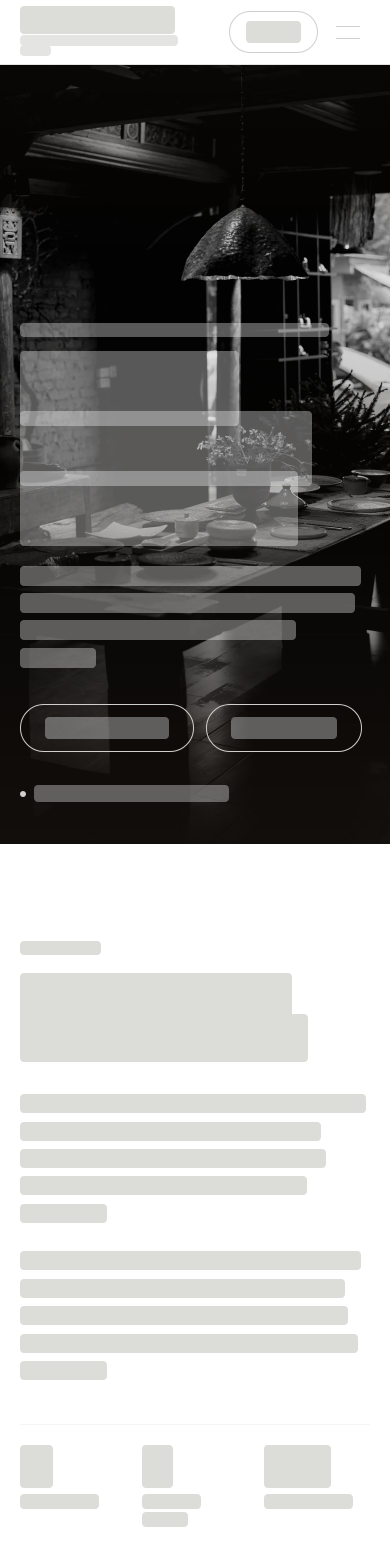
#> input picture video-tiktok/assets/stage-foto.jpg, 780 x 3120 px (shown at 1/2 size)
$ python sheet.py ../assets/stage-foto.jpg ../assets/map-crop.jpg 5
#> lines starting #> are read from the running program, lines starting #| are printed output that depends on the picture
"""Contact sheet di una cartella di fotogrammi 1080x1920, con le safe zone TikTok disegnate.
Uso: python sheet.py <cartella_o_lista_file> <output.jpg> [colonne]"""
import sys, os, glob
from PIL import Image, ImageDraw, ImageFont

src, out = sys.argv[1], sys.argv[2]
cols = int(sys.argv[3]) if len(sys.argv) > 3 else 6
files = sorted(glob.glob(os.path.join(src, "*.jpg"))) if os.path.isdir(src) else src.split(",")
files = [f for f in files if "contact" not in os.path.basename(f)]
W, H = 270, 480
rows = (len(files) + cols - 1) // cols
sheet = Image.new("RGB", (cols * (W + 8), rows * (H + 34)), (30, 30, 30))
#> sheet: PIL image 1390x514 RGB; every value is 30
try:
    font = ImageFont.truetype("arial.ttf", 20)
except OSError:
    font = ImageFont.load_default()
for i, f in enumerate(files):
    im = Image.open(f).convert("RGB").resize((W, H))
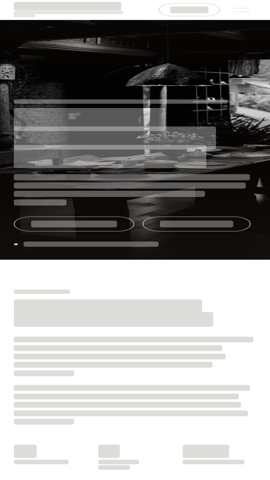
#> im: PIL image 270x480 RGB; mean R, G, B 146.5, 146, 144.5
    d = ImageDraw.Draw(im, "RGBA")
    s = W / 1080
    d.rectangle([0, 0, W, 150 * s], fill=(255, 0, 0, 40))
    d.rectangle([0, H - 380 * s, W, H], fill=(255, 0, 0, 40))
    d.rectangle([W - 140 * s, 0, W, H], fill=(255, 0, 0, 40))
    x, y = (i % cols) * (W + 8), (i // cols) * (H + 34)
    sheet.paste(im, (x, y + 30))
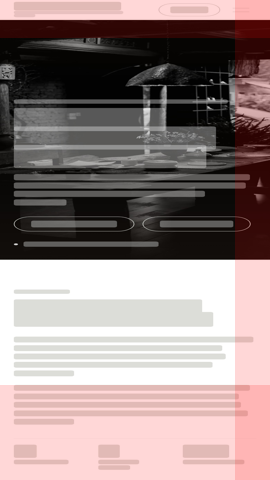
#> im: PIL image 270x480 RGB; mean R, G, B 150.4, 133.9, 132.4
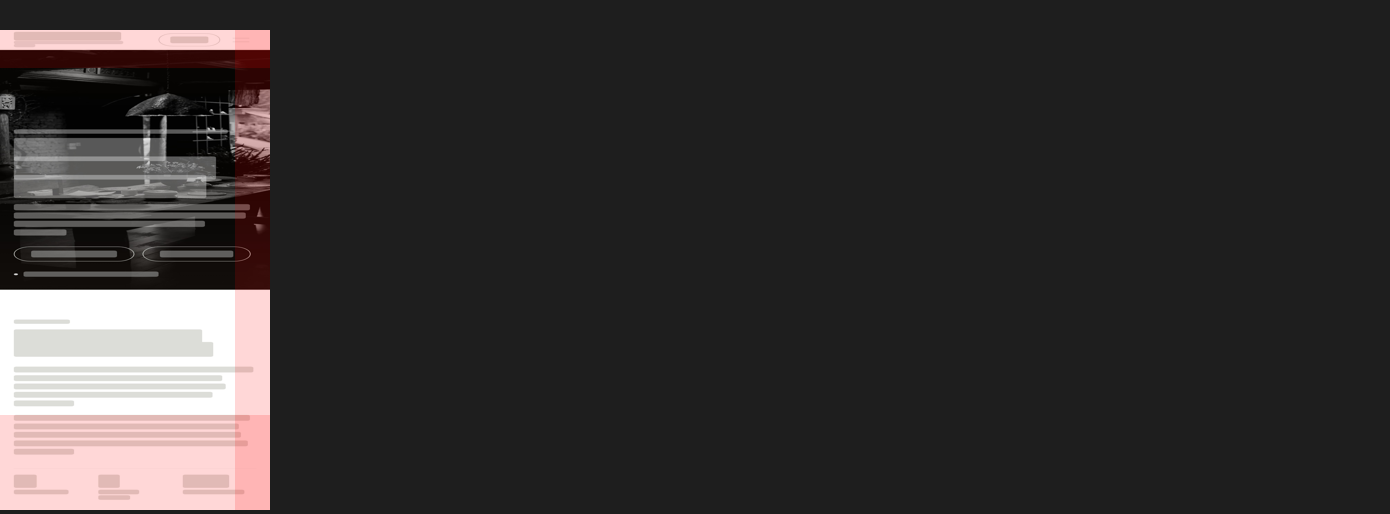
#> sheet: PIL image 1390x514 RGB; mean R, G, B 51.8, 48.8, 48.6
    ImageDraw.Draw(sheet).text((x + 4, y + 4), os.path.splitext(os.path.basename(f))[0] + " s", fill=(255, 220, 120), font=font)
sheet.save(out, quality=86)
print("contact sheet:", out, sheet.size)
#| contact sheet: ../assets/map-crop.jpg (1390, 514)

$ run again, on video-tiktok/assets/stage-colori.jpg
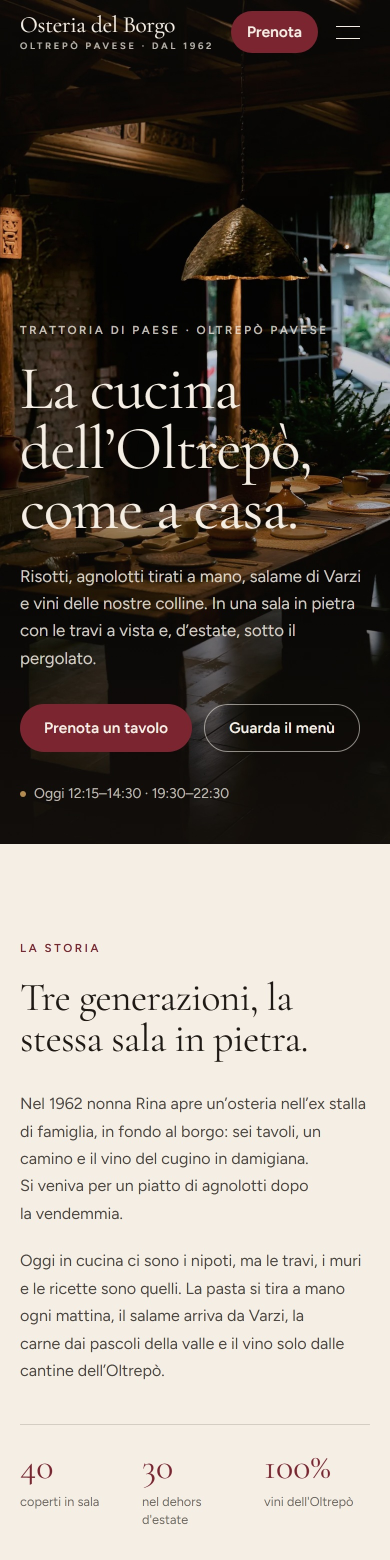
#> input picture video-tiktok/assets/stage-colori.jpg, 780 x 3120 px (shown at 1/2 size)
#> `sheet.paste(im, (x, y + 30))`:
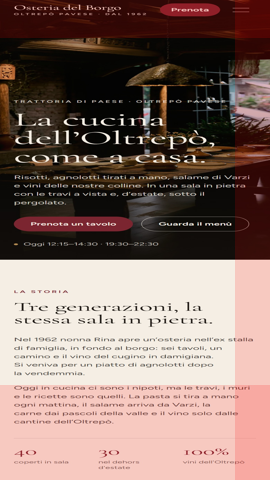
#> im: PIL image 270x480 RGB; mean R, G, B 136.7, 113.5, 105.8
#> `sheet.paste(im, (x, y + 30))`:
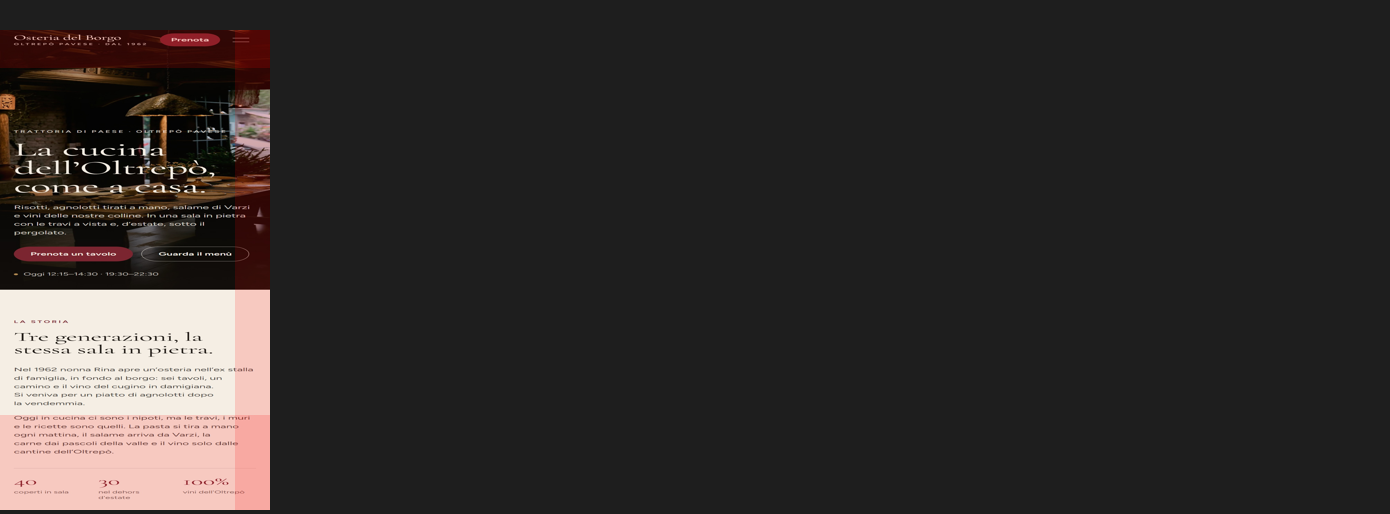
#> sheet: PIL image 1390x514 RGB; mean R, G, B 49.4, 45.1, 43.7
#| contact sheet: ../assets/stage-colori.jpg (1390, 514)
